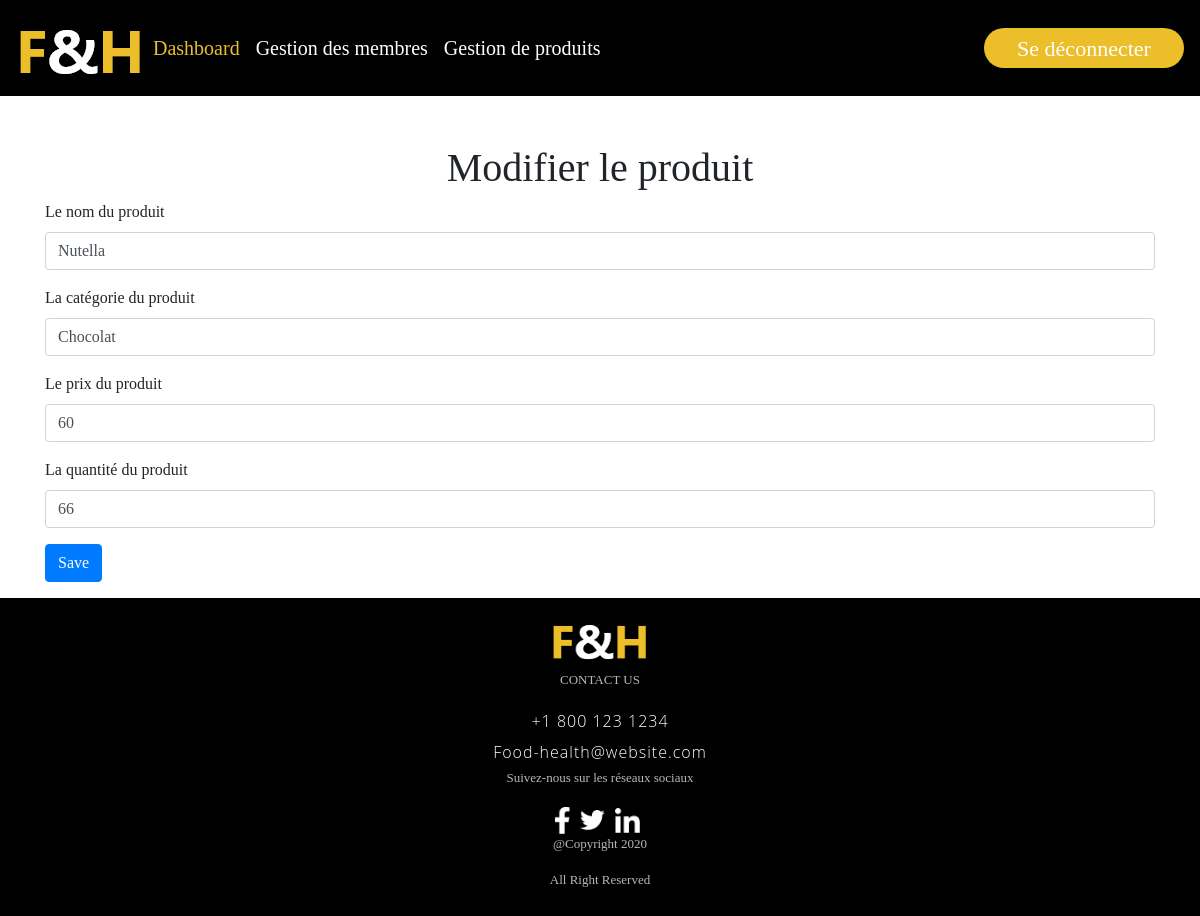
Page /Pages/GestionProducts.php?do=edit&Id_Prod=3 (signed in) on the committed database.
### tables this page shows
CREATE TABLE IF NOT EXISTS `produit` (
  `Id_Prod` int(11) NOT NULL AUTO_INCREMENT,
  `Nom_Prod` varchar(30) NOT NULL,
  `Prix_Prod` float NOT NULL,
  `Quantite_Prod` int(11) NOT NULL,
  `Categorie` varchar(30) NOT NULL,
  PRIMARY KEY (`Id_Prod`)
);

### Pages/GestionProducts.php (the view, shortened to what this page needs)
<?php
if (isset($_SESSION['admin'])) {
    include "DataBase.php";
    $do = isset($_GET['do']) ? $_GET['do'] : 'manage';
    if ($do == 'manage') {
        $stmt = $db->prepare("SELECT * FROM produit");
        $stmt->execute(array());
        $rows = $stmt->fetchAll();
?>
        <?php include 'Header2.php' ?> <br> <br>
        <div class="container">
            <h1 class="text-center">Gestion des produits</h1>
            <br> <br>
            <div class="table-responsive table-center text-center">
                <table class="table table-striped">
                    <thead>
                        <tr>
                            <th scope="col">#ID</th>
                            <th scope="col">Image de produit</th>
                            <th scope="col">Nom de produit</th>
                            <th scope="col">Catégorie </th>
                            <th scope="col">Prix</th>
                            <th scope="col">Quantité</th>
                            <th scope="col">Opérations</th>
                        </tr>
                    </thead>
                    <?php
                    foreach ($rows as $row) {
                    ?>
                        <tbody>
                            <tr>
                                <th scope="row"><?php echo $row->Id_Prod ?></th>
                                <td ><img height="100px" width="150px" id="img_product" src="../Images/Products/<?php echo $row->Nom_Prod ?>.png" alt=""></td>
                                <td><?php echo $row->Nom_Prod ?></td>
                                <td><?php echo $row->Categorie ?></td>
                                <td><?php echo $row->Prix_Prod ?> DH</td>
                                <td><?php echo $row->Quantite_Prod ?></td>
                                <td>
                                    <a href="?do=edit&Id_Prod=<?php echo $row->Id_Prod ?>" class="btn btn-success"><i class="fa fa-pencil-square-o" aria-hidden="true"></i></a>
                                    <a href="?do=delete&Id_Prod=<?php echo $row->Id_Prod ?>" class="btn btn-danger confirm"><i class="fa fa-trash" aria-hidden="true"></i></a>
                                </td>
                            </tr>
                        </tbody>
                        <?php } ?>
                </table>
            </div><br> <br>
            <a href="?do=add" class="btn btn-primary"><i class="fa fa-plus" aria-hidden="true"></i> Ajouter un produit</a><br> <br>
        </div>
        <?php
    } elseif ($do == 'edit') {
        $Id_Prod = isset($_GET['Id_Prod']) && is_numeric($_GET['Id_Prod']) ? intval($_GET['Id_Prod']) : 0;
        $stmt = $db->prepare("SELECT * FROM produit WHERE Id_Prod = ? LIMIT 1");
        $stmt->execute(array($Id_Prod));
        $row = $stmt->fetch();
        $count = $stmt->rowCount();
        if ($count > 0) {
        ?>
            <?php include 'Header2.php'; ?>
            <br> <br>
            <h1 class="text-center">Modifier le produit</h1>
            <div class="container">
                <form action="?do=update" method="POST">
                    <div class="form-group">
                        <label for="formGroupExampleInput">Le nom du produit</label>
                        <input name="Nom_Prod" type="text" class="form-control" id="Nom_Prod" value="<?php echo $row->Nom_Prod ?>" autocomplete="off" required>
                    </div>
                    <div class="form-group">
                        <label for="formGroupExampleInput">La catégorie du produit</label>
                        <input name="Categorie" type="text" class="form-control" id="Categorie" value="<?php echo $row->Categorie ?>" autocomplete="off" required>
                    </div>
                    <div class="form-group">
                        <label for="formGroupExampleInput">Le prix du produit</label>
                        <input name="Prix_Prod" type="number" class="form-control" id="Prix_Prod" value="<?php echo $row->Prix_Prod ?>" autocomplete="off" required>
                    </div>
                    <div class="form-group">
                        <label for="formGroupExampleInput">La quantité du produit</label>
                        <input name="Quantite_Prod" type="number" class="form-control" id="Quantite_Prod" value="<?php echo $row->Quantite_Prod ?>" autocomplete="off" required>
                    </div>
                    <div class="form-group">
                        <input type="submit" value="Save" class="btn btn-primary">
                    </div>
                </form>
            </div>
<?php
        } else {
            $errorMsg = 'Tu ne peux pas entrer directement à cette page';
            redirect($errorMsg, 5);
        }
    }
    include "footer.php";
} else {
    header('location: Home.php');
}

### Style/Home.css (style rules this page uses)
* { margin: 0; padding: 0; font-family: "Gilroy"; }
body { width: 100%; overflow-x: hidden; height: 100%; }
.container { max-width: 1170px; margin: auto; }

### rows in the picture
produit: Nom_Prod "Nutella", Categorie "Chocolat", Prix_Prod "60", Quantite_Prod "66"
